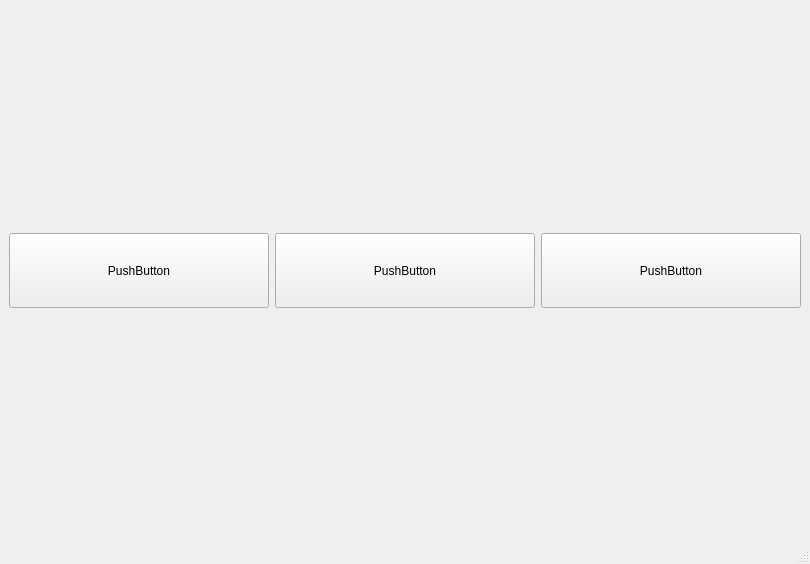
<?xml version="1.0" encoding="UTF-8"?>
<ui version="4.0">
 <class>MainWindow</class>
 <widget class="QMainWindow" name="MainWindow">
  <property name="geometry">
   <rect>
    <x>0</x>
    <y>0</y>
    <width>810</width>
    <height>564</height>
   </rect>
  </property>
  <property name="windowTitle">
   <string>MainWindow</string>
  </property>
  <widget class="QWidget" name="centralwidget">
   <layout class="QHBoxLayout" name="horizontalLayout_2">
    <item>
     <layout class="QHBoxLayout" name="horizontalLayout">
      <item>
       <widget class="QPushButton" name="pushButton_2">
        <property name="minimumSize">
         <size>
          <width>200</width>
          <height>50</height>
         </size>
        </property>
        <property name="maximumSize">
         <size>
          <width>300</width>
          <height>75</height>
         </size>
        </property>
        <property name="text">
         <string>PushButton</string>
        </property>
       </widget>
      </item>
      <item>
       <widget class="QPushButton" name="pushButton_3">
        <property name="minimumSize">
         <size>
          <width>200</width>
          <height>50</height>
         </size>
        </property>
        <property name="maximumSize">
         <size>
          <width>300</width>
          <height>75</height>
         </size>
        </property>
        <property name="text">
         <string>PushButton</string>
        </property>
       </widget>
      </item>
      <item>
       <widget class="QPushButton" name="pushButton">
        <property name="minimumSize">
         <size>
          <width>200</width>
          <height>50</height>
         </size>
        </property>
        <property name="maximumSize">
         <size>
          <width>300</width>
          <height>75</height>
         </size>
        </property>
        <property name="text">
         <string>PushButton</string>
        </property>
       </widget>
      </item>
     </layout>
    </item>
   </layout>
  </widget>
  <widget class="QMenuBar" name="menubar">
   <property name="geometry">
    <rect>
     <x>0</x>
     <y>0</y>
     <width>810</width>
     <height>21</height>
    </rect>
   </property>
  </widget>
  <widget class="QStatusBar" name="statusbar"/>
 </widget>
 <resources/>
 <connections/>
</ui>
